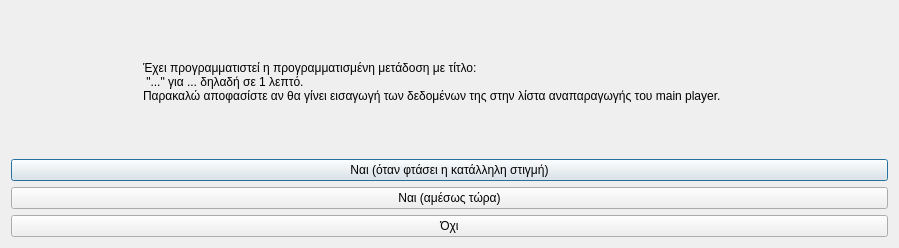
<?xml version="1.0" encoding="UTF-8"?>
<ui version="4.0">
 <class>Dialog</class>
 <widget class="QDialog" name="Dialog">
  <property name="geometry">
   <rect>
    <x>0</x>
    <y>0</y>
    <width>899</width>
    <height>248</height>
   </rect>
  </property>
  <property name="windowTitle">
   <string>Προγραμματισμένες μεταδόσεις</string>
  </property>
  <property name="windowIcon">
   <iconset resource="../../../icons.qrc">
    <normaloff>:/rest-windows/assets/images/rest-windows/information.png</normaloff>:/rest-windows/assets/images/rest-windows/information.png</iconset>
  </property>
  <layout class="QGridLayout" name="gridLayout">
   <item row="0" column="0">
    <widget class="QFrame" name="frame">
     <property name="styleSheet">
      <string notr="true">QFrame{border:0px;}</string>
     </property>
     <property name="frameShape">
      <enum>QFrame::StyledPanel</enum>
     </property>
     <property name="frameShadow">
      <enum>QFrame::Raised</enum>
     </property>
     <layout class="QHBoxLayout" name="horizontalLayout">
      <item>
       <widget class="QLabel" name="image_label">
        <property name="maximumSize">
         <size>
          <width>117</width>
          <height>117</height>
         </size>
        </property>
        <property name="text">
         <string/>
        </property>
        <property name="pixmap">
         <pixmap resource="../../../icons.qrc">:/rest-windows/assets/images/rest-windows/information.png</pixmap>
        </property>
        <property name="scaledContents">
         <bool>true</bool>
        </property>
       </widget>
      </item>
      <item>
       <widget class="QLabel" name="label">
        <property name="text">
         <string>Έχει προγραμματιστεί η προγραμματισμένη μετάδοση με τίτλο:
 &quot;...&quot; για ... δηλαδή σε 1 λεπτό.
Παρακαλώ αποφασίστε αν θα γίνει εισαγωγή των δεδομένων της στην λίστα αναπαραγωγής του main player.</string>
        </property>
       </widget>
      </item>
     </layout>
    </widget>
   </item>
   <item row="1" column="0">
    <widget class="QPushButton" name="yes_when_right_time">
     <property name="text">
      <string>Ναι (όταν φτάσει η κατάλληλη στιγμή)</string>
     </property>
    </widget>
   </item>
   <item row="2" column="0">
    <widget class="QPushButton" name="yes_no">
     <property name="text">
      <string>Ναι (αμέσως τώρα)</string>
     </property>
    </widget>
   </item>
   <item row="3" column="0">
    <widget class="QPushButton" name="ignore_scheduled_transmition">
     <property name="text">
      <string>Όχι</string>
     </property>
    </widget>
   </item>
  </layout>
 </widget>
 <resources>
  <include location="../../../icons.qrc"/>
  <include location="../icons.qrc"/>
 </resources>
 <connections/>
</ui>
